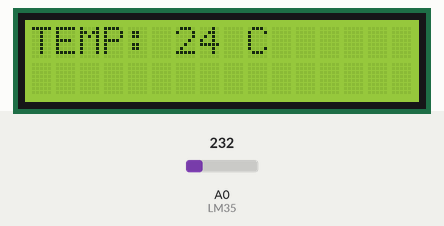
This sketch was run on a simulated Arduino Mega 2560, built with avr-gcc and run on an emulated ATmega2560. Parts: 16×2 character LCD. The test bench sets the inputs (shaded band); at power-on: A0 (LM35) = 232. What the sketch prints to the serial monitor is not drawn.

Above: at 2.6 s.
2.7 s: A0 (LM35) set to 174
At 5.0 s:
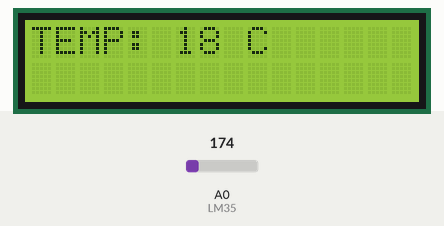
5.5 s: A0 (LM35) set to 290
At 6.5 s:
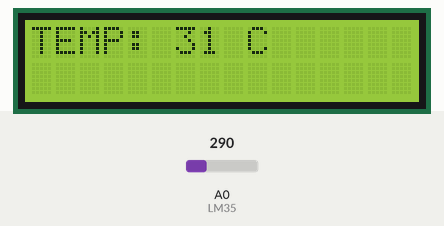
7.5 s: A0 (LM35) set to 266
At 9.3 s:
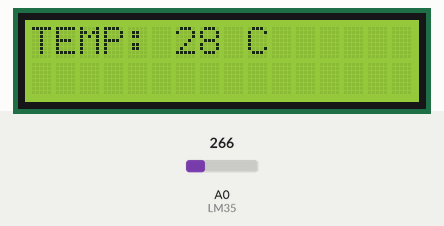
Timing chart, 0 to 10.8 s (numbered marks = the images above; inputs shaded):
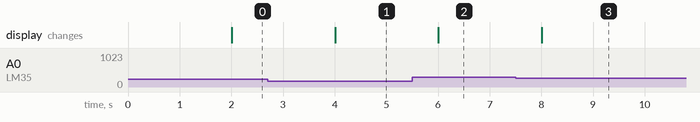

Measured:
- after the input at 2.7 s, the display: changes after 1.3 s (image 1)
- after the input at 5.5 s, the display: changes after 0.51 s (image 2)
- after the input at 7.5 s, the display: changes after 0.51 s (image 3)

The sketch:

a11arduino.ino
```cpp
/* Enviando dados entre PIC18F4520 e ATmega2560.*/
#include <LiquidCrystal.h>
LiquidCrystal lcd(12, 11, 5, 4, 3, 2);

void setup() {
  Serial1.begin(9600);
  Serial.begin(9600);
  lcd.begin(16, 2);
  lcd.setCursor(0, 0);
  analogReference(INTERNAL1V1);
}

void loop() {
  const int LM35 = 0;
  char buf[9];
  unsigned long currentMillis;
  long previousMillis = 0;
  while (1) {
    currentMillis = millis();
    if (currentMillis - previousMillis > 2000) {
      previousMillis = currentMillis;
      int temp = analogRead(LM35) * 0.1075268817;
      sprintf(buf, "%d", temp);
      lcd.clear();
      lcd.print("TEMP: ");
      lcd.print(temp);
      lcd.print(" C");
      Serial1.write(buf[0]);
      Serial.print(buf[0]);
      if (Serial1.available()) { // Verificar se há caracteres disponíveis
        char caractere = Serial1.read(); // Armazena caracter lido.
        if (caractere == 'T') {
          Serial1.write(buf[1]);
        }
      }
    }
  }
}
```
